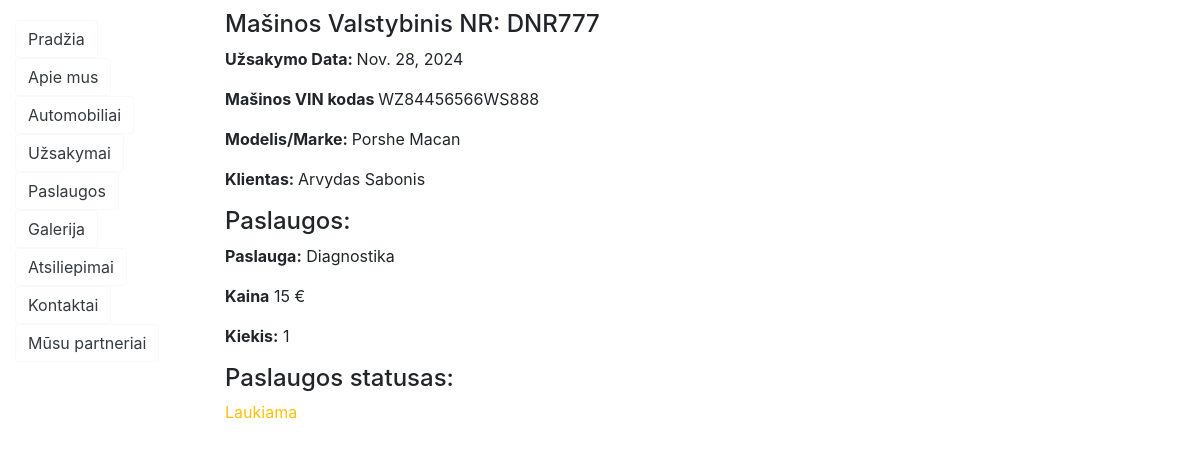
Before: /servis/uzsakymai/4 with the older database file.
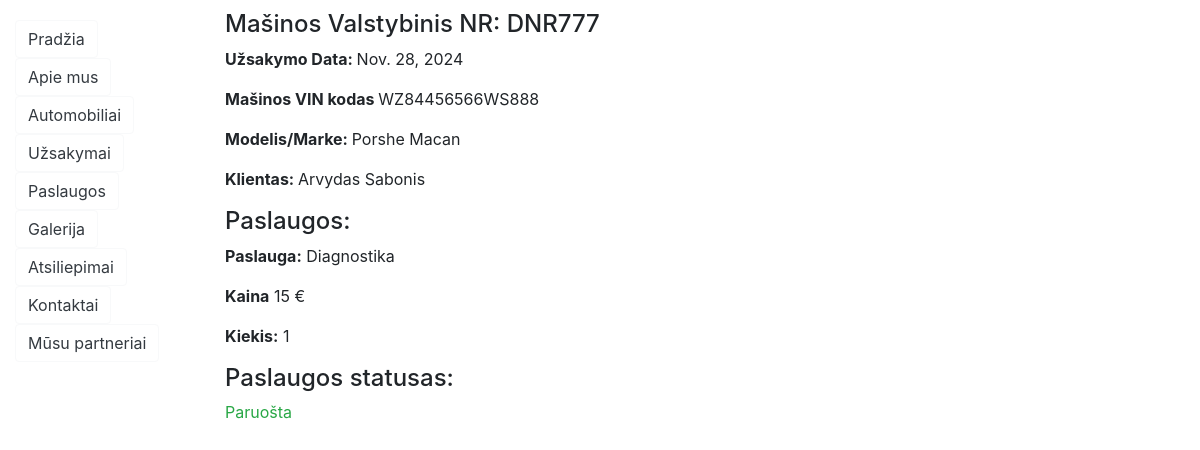
After: the same page with the newer database file.
### servis/models.py (models this page shows, shortened)
class Uzsakymas(models.Model):
    Data = models.DateField("Data", null=False)
    Automobilis = models.ForeignKey("Automobilis", on_delete=models.CASCADE, null=False)
    UZS_STATUS = (
        ("v", "Vykdoma"),
        ("l", "Laukiama"),
        ("p", "Paruošta"),
        ("n", "Nukelta"),
    )
    status = models.CharField(
        max_length=1,
        choices=UZS_STATUS,
        blank=True,
        default="l",
        help_text="Statusas"
    )
    class Meta:
        ordering = ["Data"]
        verbose_name = "Užsakymas"
        verbose_name_plural = "Užsakymai"

class Automobilis(models.Model):
    Valstybinis_NR = models.CharField("Mašinos valstybinis numeris", max_length=10, null=False)
    VIN_kodas = models.CharField("Mašinos VIN numeris/kodas", max_length=25, null=False)
    Klientas = models.CharField("Kliento Vardas Pavardė", max_length=50, null=False)
    AutomobilioModelis = models.ForeignKey("AutomobilioModelis", on_delete=models.CASCADE, null=False)
    class Meta:
        verbose_name = "Automobilis"
        verbose_name_plural = "Automobiliai"

class AutomobilioModelis(models.Model):
    Marke = models.CharField("Markės pavadinimas", max_length=30, null=False)
    Modelis = models.CharField("Modelio pavadinimas", max_length=30, null=False)
    def __str__(self):
        return f"{self.Marke} {self.Modelis}"
    class Meta:
        verbose_name = "Automobilio modelis"
        verbose_name_plural = "Automobiliu modeliai"

### servis/views.py (the view)
# urls.py: path('uzsakymai/<int:pk>',views.UzsakymasDetailView.as_view(),name="uzsakymas")
class UzsakymasDetailView(generic.DetailView):
    model = Uzsakymas
    template_name = "uzsakymas_detail.html"

### servis/templates/uzsakymas_detail.html
{% extends "base.html" %}
{% block content %}
<div class="container uzsakymas_detail">
    <h4>Mašinos Valstybinis NR: {{ uzsakymas.Automobilis.Valstybinis_NR }}</h4>
    <p><strong>Užsakymo Data: </strong>{{ uzsakymas.Data }}</p>
    <p><strong>Mašinos VIN kodas </strong>{{ uzsakymas.Automobilis.VIN_kodas }}</p>
    <p><strong>Modelis/Marke: </strong>{{ uzsakymas.Automobilis.AutomobilioModelis }}</p>
    <p><strong>Klientas: </strong>{{ uzsakymas.Automobilis.Klientas }}</p>
    <h4>Paslaugos:</h4>
    {% for eilute in uzsakymas.uzsakymoeilute_set.all %}
    <p><strong>Paslauga:</strong> {{ eilute.Paslauga.Pavadinimas }} </p>
    <p><strong>Kaina</strong> {{ eilute.Paslauga.Kaina }} €</p>
    <p><strong>Kiekis:</strong> {{ eilute.Kiekis }}</p>
    <h4>Paslaugos statusas:</h4>
    <p class="{% if uzsakymas.status == 'p' %}text-success{% elif uzsakymas.status == 'n' %}text-danger{% else %}text-warning{% endif %}">
        {{ uzsakymas.get_status_display }}
    </p>
</div>
{% endfor %}
{% endblock %}

Changed rows visible on the page:
changed Uzsakymas "DNR777": status "Laukiama" → "Paruošta"
